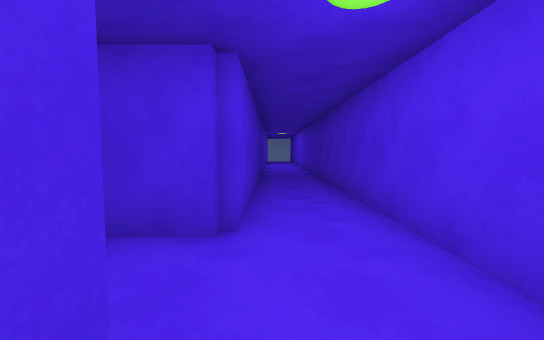
View 1 (above)

24 first-person views from a walk through a Unity game level. The camera is 1.5 m above the floor, tilts 4° down and sees 90° across. The floor is counted in squares, 2 m on a side. Each view is taken from the middle of a square. On the plan, view 1 faces up. The plan holds only what a view shows up to about 10 squares ahead; the rest is blank. The place goes on beyond the plan.

View 2
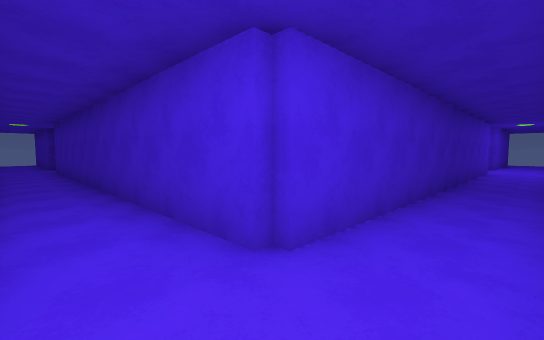

View 3
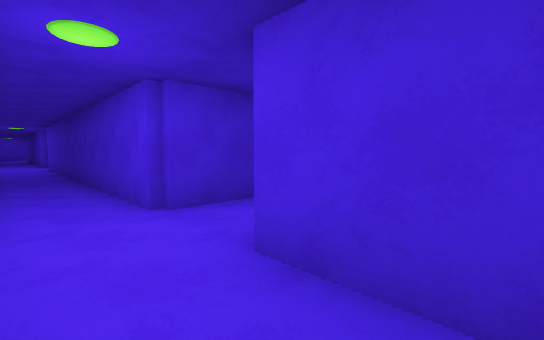

View 4
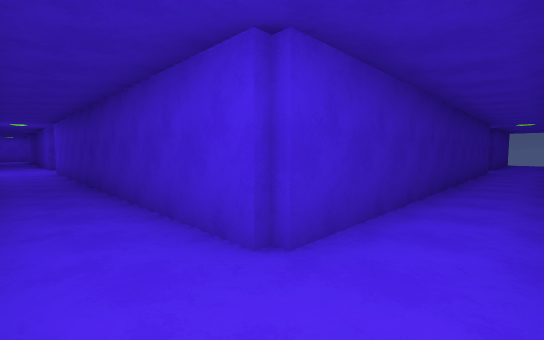

View 5
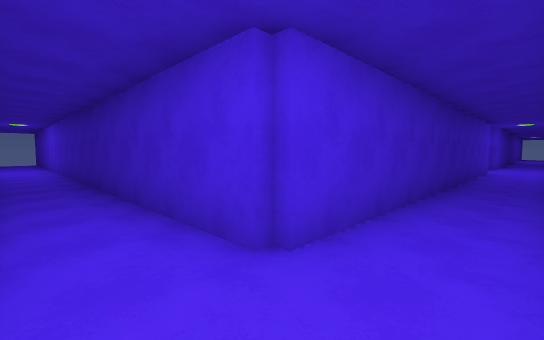

View 6
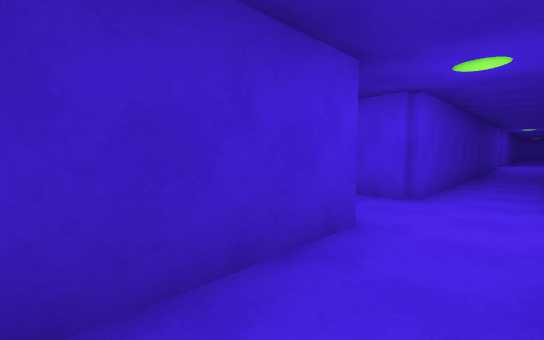

View 7
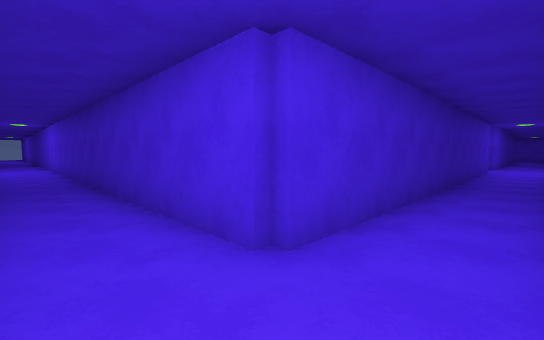

View 8
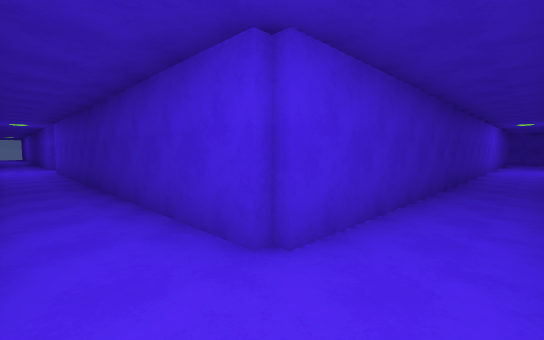

View 9
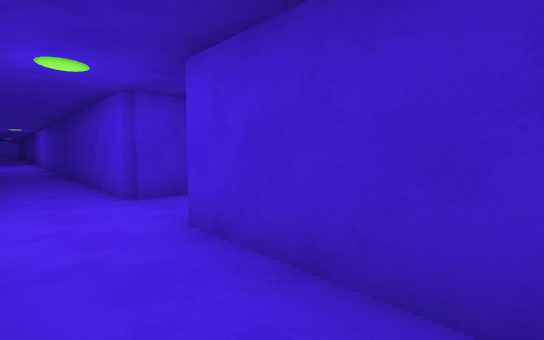

View 10
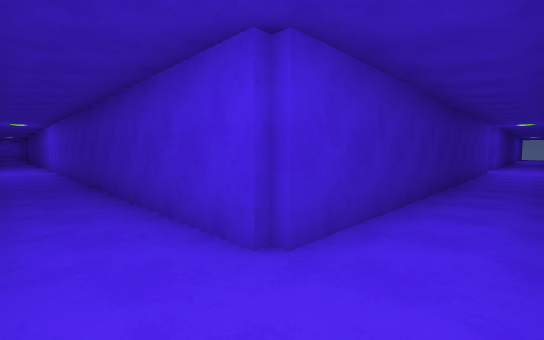

View 11
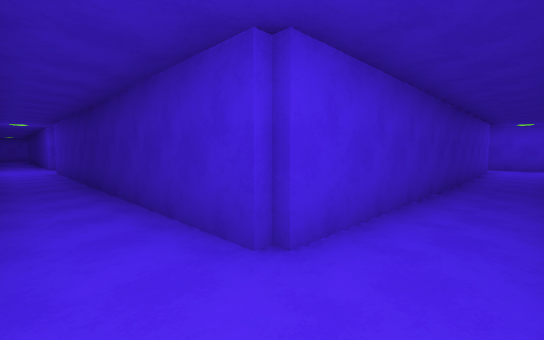

View 12
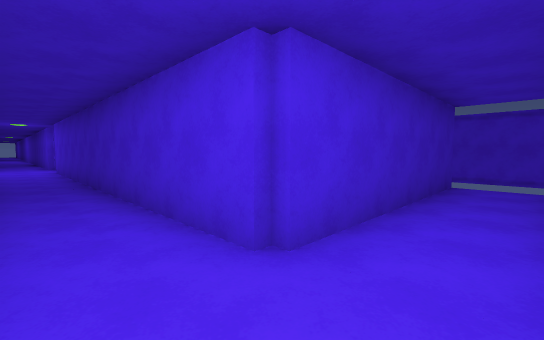

View 13
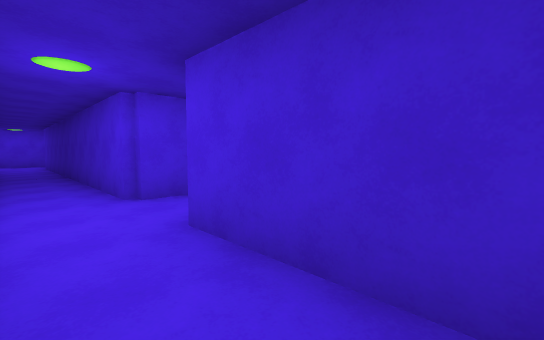

View 14
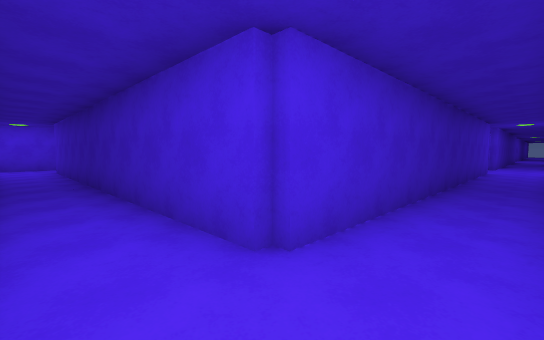

View 15
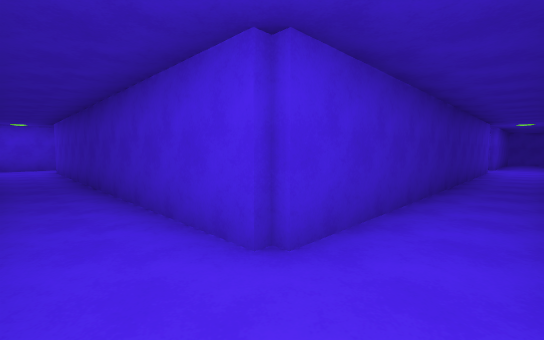

View 16
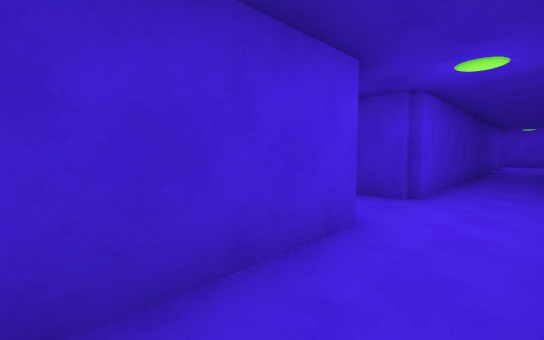

View 17
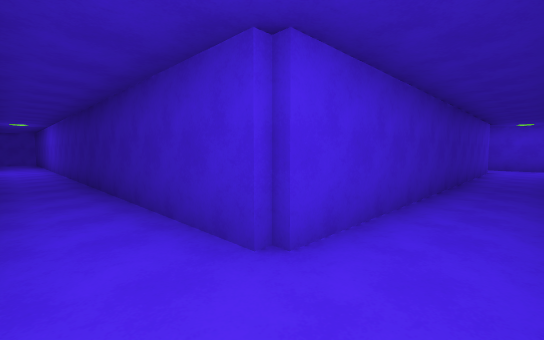

View 18
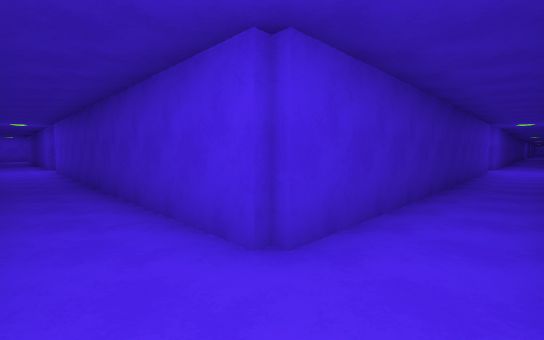

View 19
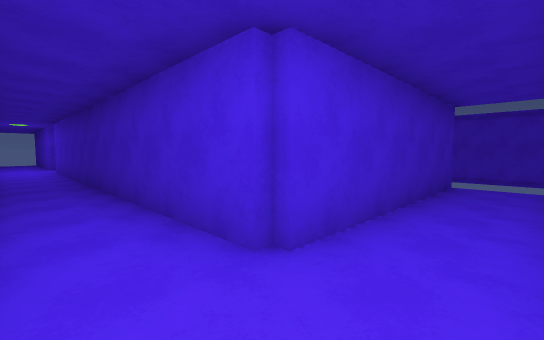

View 20
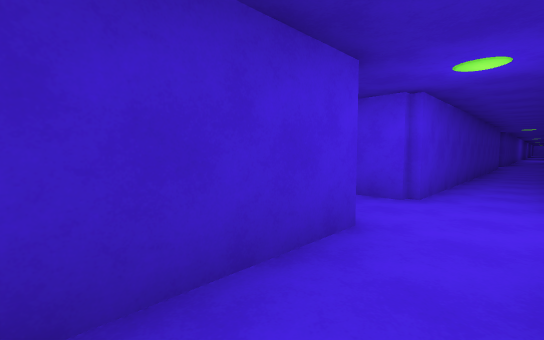

View 21
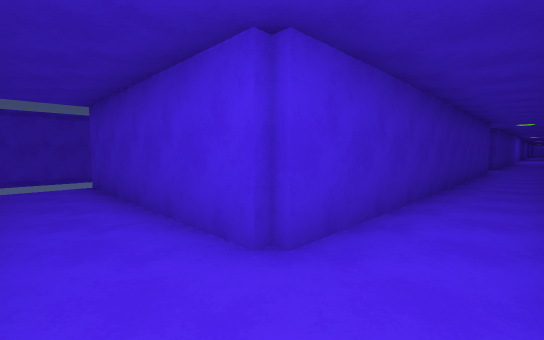

View 22
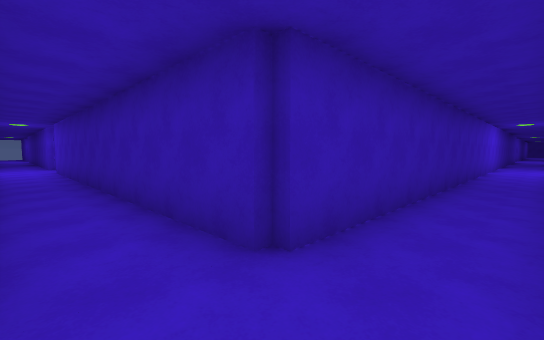

View 23
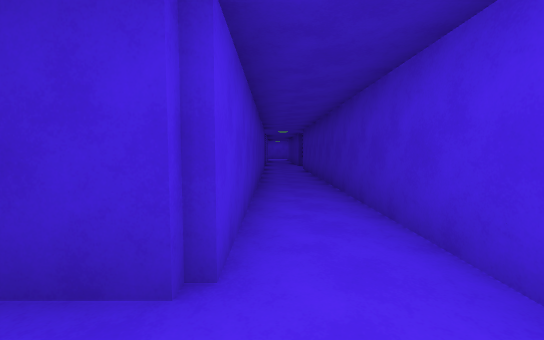

View 24
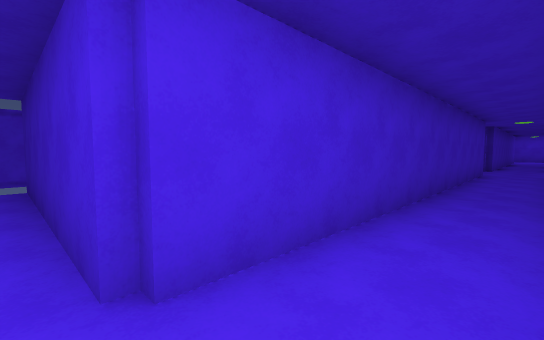

### Floor plan
Points are (right, up) in squares from view 1. A wall is a line through its corners. A room is listed if a view was taken in it or the views show most of it. See-through windows are left out.
Room 1 (views 1, 2, 3, 4, 5, 6, 7, 8, 9, 10, 11, 12, 13, 14, 15, 16, 17, 18, 19, 20, 21, 22, 23, 24)
walls: (-0.3, -11.5) (-0.3, -21.7) (-10.7, -21.7) (-10.7, -11.5); (6.5, -21.7) (1.3, -21.7) (1.3, -11.3) (11.7, -11.3) (11.7, -33.7) (1.3, -33.7) (1.3, -28.5); (-0.3, -28.5) (-0.3, -33.7) (-10.7, -33.7) (-10.7, -23.3) (0.9, -23.3); (-12.3, -22.1) (-12.3, -23); (-10.5, 0.7) (-0.3, 0.7) (-0.3, -9.7) (-12, -9.7); (11.7, 1.9) (11.7, -9.7) (1.3, -9.7) (1.3, 10); (13.3, -33.5) (13.3, -23.3) (14.5, -23.3); (-12, -35.3) (-11.1, -35.3); (-0.3, 10.5) (-0.3, 2.3) (-10.5, 2.3)

Positions as (right, up) in squares from view 1, and headings:
1: (0, 0), facing up
2: (1, 1), facing up-left
3: (1, 4), facing down-left
4: (1, 2), facing down-left
5: (1, -11), facing up-left
6: (-3, -11), facing up-right
7: (0, -11), facing up-right
8: (13, -11), facing up-left
9: (13, -7), facing down-left
10: (13, -10), facing down-left
11: (0, -10), facing down-right
12: (0, -23), facing up-right
13: (4, -23), facing up-left
14: (1, -23), facing up-left
15: (-12, -23), facing up-right
16: (-12, -19), facing down-right
17: (-12, -22), facing down-right
18: (-12, -35), facing up-right
19: (1, -35), facing up-left
20: (-3, -35), facing up-right
21: (0, -35), facing up-right
22: (13, -35), facing up-left
23: (13, -22), facing down
24: (12, -23), facing down-right
